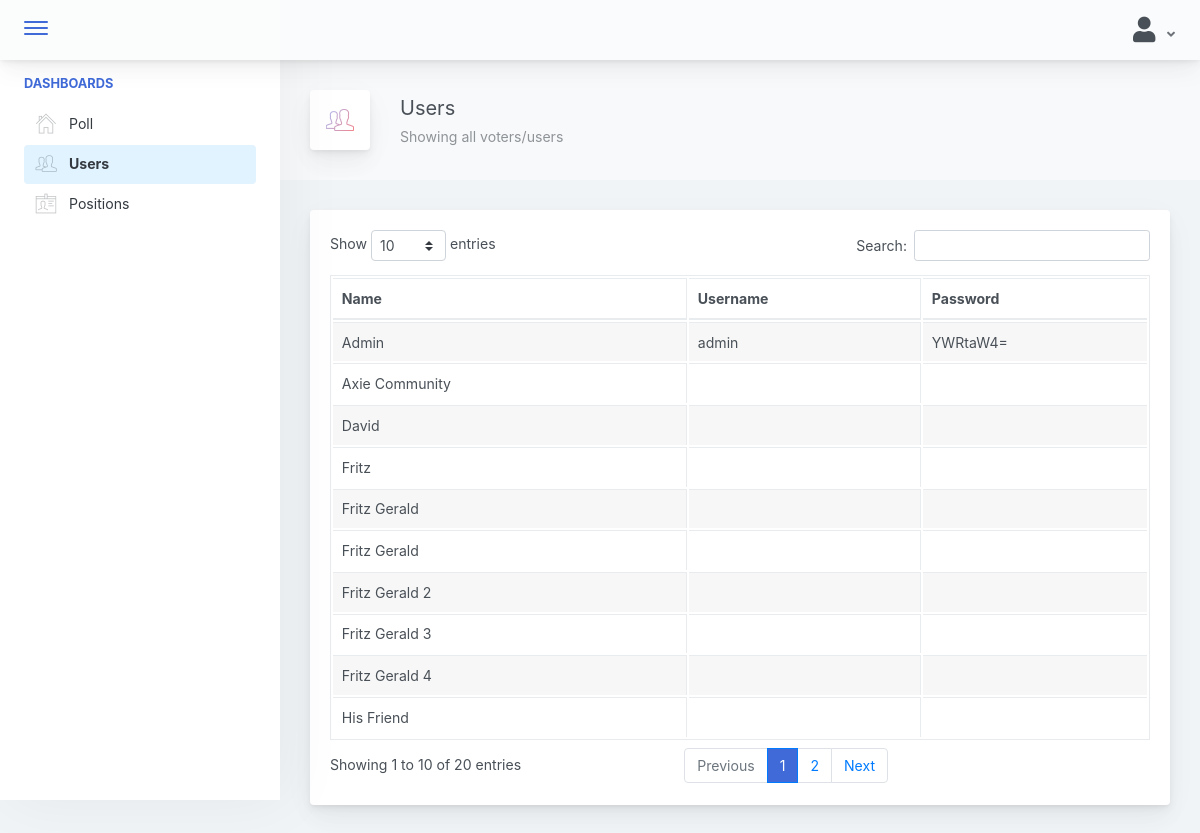
Screenshot of /admin/pages/users.php (signed in) with the database file from the repository.
### tables this page shows
CREATE TABLE `users_profile` (
  `voters_id` int NOT NULL AUTO_INCREMENT,
  `pos_id` int DEFAULT NULL,
  `type_id` int NOT NULL,
  `user_fullname` varchar(50) NOT NULL,
  `user_age` int DEFAULT NULL,
  `user_address` varchar(150) DEFAULT NULL,
  `user_motto` varchar(150) DEFAULT NULL,
  `user_achievements` varchar(500) DEFAULT NULL,
  `user_image` varchar(500) DEFAULT NULL,
  `user_status` int NOT NULL,
  PRIMARY KEY (`voters_id`)
);

CREATE TABLE `users_account_file` (
  `voters_id` int NOT NULL AUTO_INCREMENT,
  `voters_username` varchar(30) DEFAULT NULL,
  `voters_password` varchar(50) DEFAULT NULL,
  `voters_status` int NOT NULL,
  PRIMARY KEY (`voters_id`)
);

### model/select_queries.php (called while the page is built, shortened)
<?php
	class Select
	{
        private $conn;
		public function __construct($db){
			$this->conn = $db;
		}
		public function getUsers(){
			$query = "SELECT * FROM users_profile prof, users_account_file acc WHERE prof.voters_id=acc.voters_id";
			$this->conn->setAttribute( PDO::ATTR_ERRMODE, PDO:: ERRMODE_WARNING);
			$sel = $this->conn->prepare($query);
			$sel->execute();
			return $sel;
		}
    }
?>

### admin/components/data_table.php (the view)
<div class="row">
    <div class="col-md-12">
        <div class="main-card mb-3 card">
            <div class="card-body">
                <table id="users-table" class="table table-striped table-bordered" style="width:100%">
                    <thead>
                        <tr>
                            <th>Name</th>
                            <th>Username</th>
                            <th>Password</th>
                        </tr>
                    </thead>
                    <tbody>
                        <?php
                            $query = $select->getUsers();
                            while($row = $query->fetch(PDO::FETCH_ASSOC)){
                                echo'
                                    <tr>
                                        <td>'.$row['user_fullname'].'</td>
                                        <td>'.$row['voters_username'].'</td>
                                        <td>'.$row['voters_password'].'</td>
                                    </tr>
                                ';
                            }
                        ?>
                    </tbody>
                </table>
            </div>
        </div>
    </div>
</div>

### admin/components/header.php (style rules this page uses)
body:not(.modal-open) { padding-right: 0px !important; }

### rows the page displays
users_profile: user_fullname "Admin", users_account_file.voters_username "admin", users_account_file.voters_password "YWRtaW4="
users_profile: user_fullname "Fritz Gerald"
users_profile: user_fullname "Fritz Gerald"
users_profile: user_fullname "Fritz Gerald 2"
users_profile: user_fullname "Fritz Gerald 3"
users_profile: user_fullname "Fritz Gerald 4"
users_profile: user_fullname "David"
users_profile: user_fullname "Fritz"
users_profile: user_fullname "His Friend"
users_profile: user_fullname "Axie Community"
